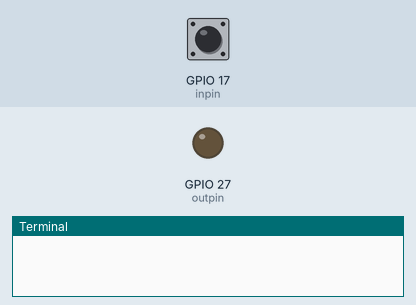
Simulated run of this program. Board: Raspberry Pi (BCM pin numbers). Parts: output pins drawn as LEDs (lit = HIGH), the last lines printed to the terminal. Dashed ring = blinking. The test bench sets the inputs (shaded band); at power-on: GPIO 17 (inpin) HIGH.

Above: at 1.2 s.
1.3 s: GPIO 17 (inpin) driven LOW
At 2.5 s:
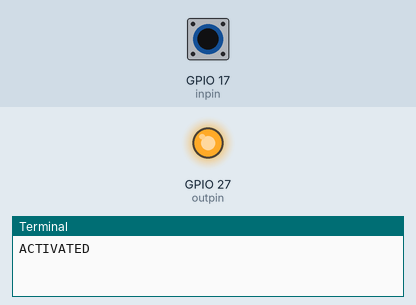
2.8 s: GPIO 17 (inpin) pulsed HIGH 5 times (0.12 s each, 0.3 s apart)
At 3.4 s:
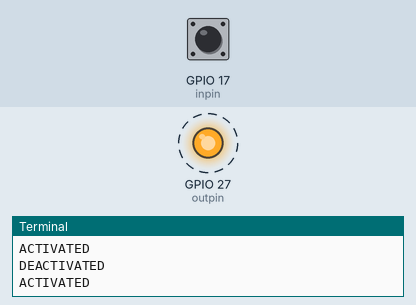
Timing chart, 0 to 5.8 s (numbered marks = the images above; inputs shaded):
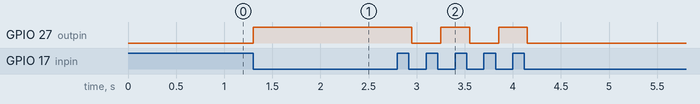

The program:

butled.py
```python
#!/usr/bin/python

import RPi.GPIO as GPIO
import time

# GPIO PIN NUMBERS, INPUT: BUTTON, OUTPUT: LED
inpin = 17
outpin = 27

#INITIALIZE GPIO
GPIO.setmode(GPIO.BCM)
GPIO.setup(inpin,GPIO.IN)
GPIO.setup(outpin,GPIO.OUT)

#STATE VARIABLE IS MULTIPLIED BY -1 EACH TIME BUTTON IS PRESSED
sint = -1

prev_input = 0

while True:
    input = GPIO.input(inpin)
    if ((prev_input) and (not input)):
        sint*=-1
        if sint < 0:
            GPIO.output(outpin,GPIO.LOW)
            print "DEACTIVATED"
        else:
            GPIO.output(outpin,GPIO.HIGH)
            print "ACTIVATED"
    prev_input = input
    time.sleep(0.05)
```

Measured:
- after the input at 1.3 s, GPIO 27 (outpin): LOW → HIGH at once
- after the input at 2.8 s, GPIO 27 (outpin): alternates HIGH for 0.30 s and LOW for 0.30 s, 5 changes in all, then stays LOW, starting after 0.15 s
